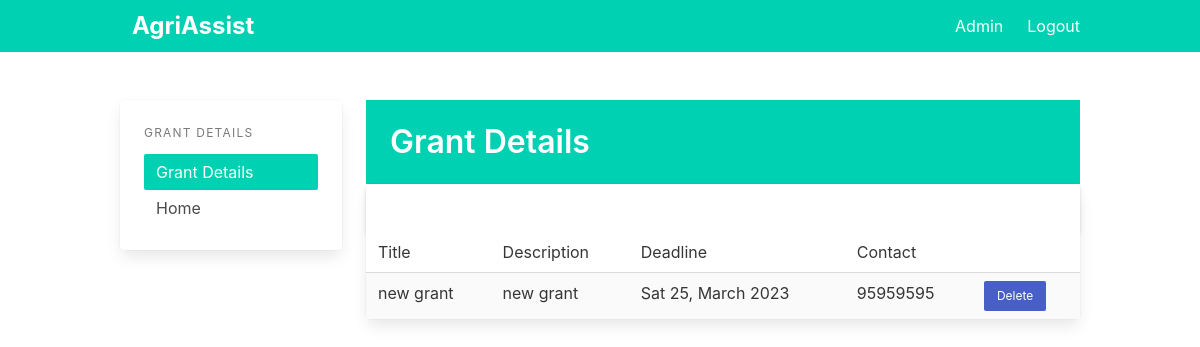
The page /grant/1 (signed in) on the database its author committed.
### app/models.py (models this page shows)
class Grant(db.Model):
    id = db.Column(db.Integer, primary_key=True)
    title = db.Column(db.String(100))
    description = db.Column(db.String)
    amount = db.Column(db.String)
    application_deadline = db.Column(db.Date)
    contact = db.Column(db.String)

### app/pages.py (the view)
@page.route('/grant/<id>', methods=['GET'])
@login_required
def view_grant(id):
    grant = Grant.query.filter_by(id=id).first_or_404()
    return render_template('view_grant.html', grant=grant)

### app/templates/view_grant.html (shortened to what this page needs)
{% extends "base.html" %}
{% block content %}
<div class="columns">
  <div class="column is-3">
    <div class="card">
      <aside class="menu is-hidden-mobile card-content">
        <p class="menu-label">
          Grant Details
        </p>
        <ul class="menu-list">
          <li><a class="has-background-primary has-text-white">Grant Details</a></li>
          <li><a href="{{ url_for('page.index') }}">Home</a></li>
        </ul>
      </aside>
    </div>
  </div>
  <div class="column">
    <section class="hero is-primary welcome is-small">
      <div class="hero-body">
        <div class="">
          <h1 class="title">
            Grant Details
          </h1>
        </div>
      </div>
    </section>
    <div class="is-3">
      <div class="card events-card">
        <header class="card-header">
          <a href="#" class="card-header-icon" aria-label="more options">
            <span class="icon">
            </span>
          </a>
        </header>
        <div class="card-table">
          <div class="content">
            <table class="table is-fullwidth is-striped">
              <tbody>
                <tr>
                  <td>Title</td>
                  <td>Description</td>
                  <td>Deadline</td>
                  <td colspan="2">Contact</td>
                </tr>
                <tr>
                  <td>{{grant.title}}</td>
                  <td>{{grant.description}}</td>
                  <td>{{grant.application_deadline.strftime('%a %d, %B %Y')}}</td>
                  <td>{{grant.contact}}</td>
                  <td><a class="button is-link is-small"
                      href="{{ url_for('page.delete_grant', id=grant.id) }}">Delete</a>
                  </td>
                </tr>
              </tbody>
            </table>
          </div>
        </div>
      </div>
    </div>
  </div>
</div>
{% endblock %}

### rows shown on the page
Grant: title "new grant", description "new grant", application_deadline "Sat 25, March 2023", contact "95959595"
